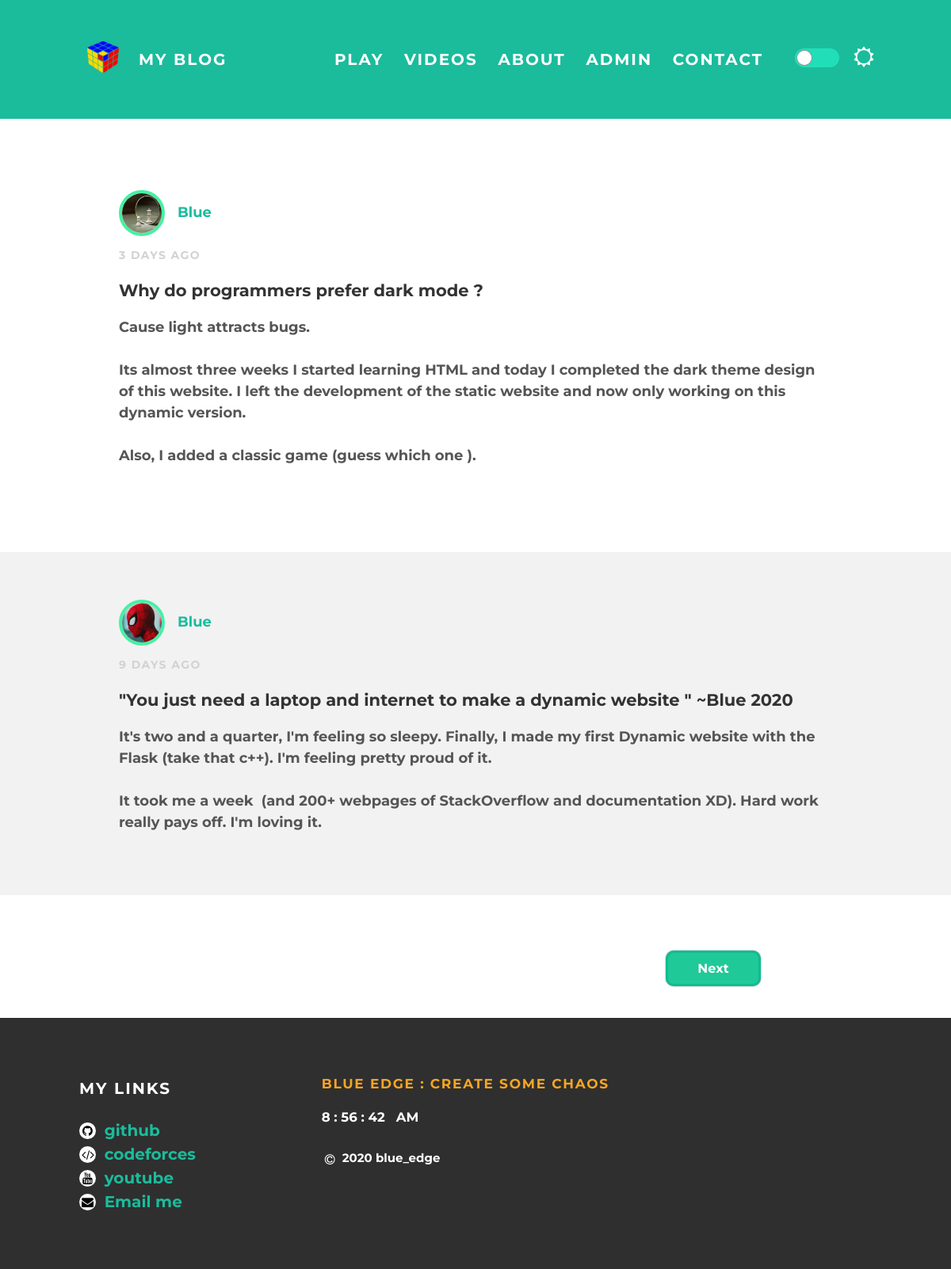
The page / on the database its author committed.
### app.py (models this page shows, shortened)
class Posts(db.Model):
    id = db.Column(db.Integer, unique=True, primary_key=True)
    title = db.Column(db.String(200), nullable = False)
    content = db.Column(db.String(600), nullable = False)
    date = db.Column(db.DateTime, default=datetime.now)
    author = db.Column(db.String(200), default=para['user'])
    image = db.Column(db.String(30), default=giveme())

### app.py (the view)
@app.route('/')
def index():
    posts = Posts.query.order_by(Posts.date.desc()).all()
    tp = para['nofpost']
    last=len(posts)//tp + (len(posts)%tp!=0)
    if last==1:
        return render_template('index.html', posts=posts, prev="#", next="#",theme=theme[0])
    page = request.args.get('page')
    try:
        page = int(page)
    except:
        page = 0
    posts = posts[page*tp:min((page+1)*tp,len(posts))]
    prev = "?page="+str(page-1) if page>0 else "#"
    next = "?page="+str(page+1) if page<last-1 else "#"
    return render_template('index.html',posts=posts,prev=prev,next=next,theme=theme[0])

### templates/index.html (shortened to what this page needs)
{%extends "base.html" %}
{%block body%}
    <div id="content">
      {% for post in posts %}
        {% set fname = 'img/post/'+post.image %}
        <div class="post-container">
          <div class="post">
            <div class="post-author">
              <img src="{{ url_for('static',filename=fname)}}"><span>{{post.author}}</span>
            </div>
            <p class="post-date" name="dated" id="{{post.date}}"></p>
            <h3 class="post-title">{{post.title}}</h3>
            <div class="post-content">
              <pre>{{post.content}}</pre>
            </div>
          </div>
        </div>
      {% endfor %}
    </div>
    <div class="buttons">
      <a class="pager" href="{{next}}" name="next" >Next</a>
    </div>
{%endblock%}

### templates/base.html (shortened to what this page needs)
<!DOCTYPE html>
<html lang="en" dir="ltr" data-theme="light">
<head>
  <link rel="stylesheet" href="https://cdnjs.cloudflare.com/ajax/libs/font-awesome/4.7.0/css/font-awesome.min.css">
  <link rel="stylesheet" type="text/css" href="{{ url_for('static',filename='css/slider.css')}}">
  {% if theme=='light' %}
    <link rel="stylesheet" type="text/css" href="{{ url_for('static',filename='css/styles.css')}}">
  {% else %}
    <link rel="stylesheet" type="text/css" href="{{ url_for('static',filename='css/darkstyles.css')}}">
  {% endif %}
</head>
<body>
  <div id="header">
    <div class="container">
      <a id="header-title" href="/"><img id="logo" src="{{ url_for('static',filename='img/logo.png')}}">My Blog</a>
      <ul id="header-nav" class="menu">
        <li><a href="/play">Play</a></li>
        <li><a href="/video">Videos</a></li>
        <li><a href="/about">About</a></li>
        <li><a href="/admin">Admin</a>
        <li><a href="#footer">Contact</a></li>
        {% if theme=='dark' %}
          <i class="fa fa-moon-o" id="theme" aria-hidden="true"></i>
        {% else %}
          <i class="fa fa-sun-o" id="theme" aria-hidden="true"></i>
        {% endif %}
        <div class="on-off-toggle">
          <label for="bopis" class="on-off-toggle__slider"></label>
        </div>
      </ul>
    </div>
  </div>
  {%block body%}{%endblock%}
  <div id="footer">
    <div class="container">
      <div class="column">
        <h4>My Links</h4>
        <p>
          <a href="https://github.com/blueedgetechno" target="_blank" class="fa fa-github"></a>
          <a href="https://github.com/blueedgetechno" target="_blank">github</a><br>
          <a href="https://codeforces.com/profile/blue_edge" target="_blank" class="fa fa-code"></a>
          <a href="https://codeforces.com/profile/blue_edge" target="_blank">codeforces</a><br>
          <a href="https://www.youtube.com/channel/UCozhS3MxzCGrPTffh0mqArw" target="_blank" class="fa fa-youtube"></a>
          <a href="https://www.youtube.com/channel/UCozhS3MxzCGrPTffh0mqArw" target="_blank">youtube</a><br>
          <a href="mailto:blueedgetechno@gmail.com" target="_blank" class="fa fa-envelope"></a>
          <a href="mailto:blueedgetechno@gmail.com">Email me</a><br>
        </p>
      </div>
      <div class="column">
        <h4 style="font-size:17px;color:#f6a623;">Blue Edge : Create some chaos</h4>
        <h5 id="time" style="color:white;margin-top:0px"></h5>
        <a href="#" style="float:left" class="fa fa-copyright"></a>
        <a href="#">2020 blue_edge </a>
      </div>
    </div>
  </div>
</body>
</html>

### static/css/slider.css (style rules this page uses)
#theme { background-color: inherit; color: white; padding: 3px; font-size: 26px; width: 15px; text-align: center; text-decoration: none; float: right; margin-top: 56px; margin-left: 15px; vertical-align: top; }
.on-off-toggle { width: 56px; height: 24px; position: relative; display: inline-block; float: right; margin-top: 61px; margin-left: 40px; }
.on-off-toggle__slider { width: 56px; height: 24px; display: block; border-radius: 34px; background-color: #21deb9; transition: 0.4s ease; }
.on-off-toggle__slider:before { content: ''; display: block; background-color: #fff; box-shadow: 0 0 0 1px #949494; bottom: 3px; height: 18px; left: 3px; position: absolute; transition: .4s; width: 18px; z-index: 5; border-radius: 100%; }
.on-off-toggle__slider:after { display: block; line-height: 24px; text-transform: uppercase; font-size: 12px; font-weight: bold; color: #484848; padding-left: 26px; transition: all 0.4s; }

### static/css/styles.css (style rules this page uses)
.fa { background: white; color: black; padding: 3px; font-size: 15px; width: 15px; text-align: center; text-decoration: none; border-radius: 50%; margin-right: 5px; margin-top: 5px; vertical-align: top; }
a[href="#"] { background: #2f2f2f; color: white; font-size: 15px; }
body { color: #555; margin: 0; font-family: 'Montserrat', sans-serif; }
#header { background-color: #1abc9c; height: 150px; line-height: 150px; }
#header a { color: white; text-decoration: none; text-transform: uppercase; letter-spacing: 0.1em; }
.container { max-width: 1000px; margin: 0 auto; font-size: 20px; font-weight: bold; }
#header-title { display: block; float: left; }
#header-nav { display: block; float: right; margin-top: 0; }
#header-nav li { display: inline; padding-left: 20px; }
#logo { width: 40px; height: 40px; padding: 10px; margin-top: 42px; margin-right: 15px; float: left; background-color: #1abc9c; border-radius: 20%; transition: 0.5s; }
.post { max-width: 900px; margin-top: 30px; margin-bottom: 30px; margin-left: auto; margin-right: auto; padding: 60px; border-radius: 15px; transition: 0.5s; }
pre { font-family: 'Montserrat', sans-serif; white-space: pre-wrap; word-wrap: break-word; line-height: 1.5; margin-block-start: 1em; margin-block-end: 1em; font-size: 18px; font-weight: bold; color: #555; }
.post-author img { width: 50px; height: 50px; vertical-align: middle; border-radius: 50%; border: 4px solid #46f1a2; }
.post-container { margin: 0 auto; font-size: 18px; font-weight: bold; }
.post-container:nth-child(even) { background-color: #f2f2f2; }
.post-author span { color: #1abc9c; margin-left: 16px; }
.post-date { color: #D2D2D2; font-size: 14px; font-weight: bold; text-transform: uppercase; letter-spacing: 0.1em; }
h1, h2, h3, h4 { color: #333; }
p { line-height: 1.5; }
#footer { background-color: #2f2f2f; padding: 50px 0; }
#footer h4 { color: white; text-transform: uppercase; letter-spacing: 0.1em; }
#footer p { color: white; }
.column { min-width: 300px; display: inline-block; vertical-align: top; }
a { color: #1abc9c; text-decoration: none; }
.pager { width: 10%; color: white; margin: 40px; background-color: #20c998; border: none; font-weight: bold; font-size: 16px; padding: 10px; cursor: pointer; box-sizing: border-box; border: 3px solid #0fbc92; border-radius: 10px; box-shadow: 0px 0px 2px #888888; transition: 0.5s; }
.pager, select { outline: none; }
.buttons { text-align: center; vertical-align: middle; display: flex; align-content: space-between; justify-content: space-around; }

### rows shown on the page
Posts: shows a picture, author "Blue", title "Why do programmers prefer dark mode ?", content "Cause light attracts bugs. Its almost three weeks I started learning HTML and today I completed the dark theme design of this website. I left the development of the static website and now only working on this dynamic version. Also, I added a classic game (guess which one )."
Posts: shows a picture, author "Blue", title "\"You just need a laptop and internet to make a dynamic website \" ~Blue 2020", content "It's two and a quarter, I'm feeling so sleepy. Finally, I made my first Dynamic website with the Flask (take that c++). I'm feeling pretty proud of it. It took me a week (and 200+ webpages of StackOverflow and documentation XD). Hard work really pays off. I'm loving it."
